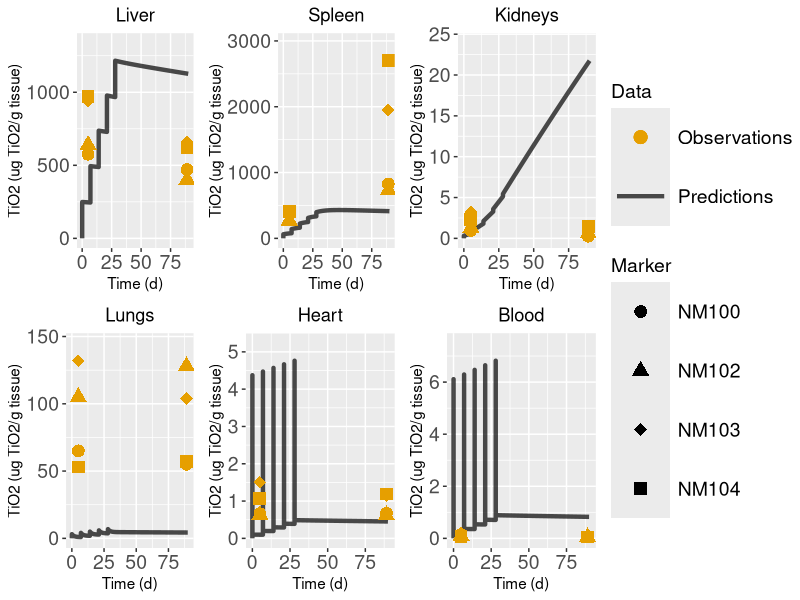

The R source for this figure: (Note: this script raises an error after producing the figure.)
library(deSolve)
setwd("/Users/vassilis/Documents/GitHub/PBK_Grouping/Validation")


#####################################
### Function to create Parameters ###
#####################################
create.params <- function(user_input){
  with( as.list(user_input),{
    ### Important!!! each compartment has a specific index vectors Tissue_fractions, Regional_flow_fractions, Capillary_fractions and cannot be changed
    # The index of each compartment:
    #Rest of Body (rob) --> 1
    #Heart (ht) --> 2
    #Kidneys (ki) --> 3
    #Brain (br) --> 4
    #Spleen (spl) --> 5
    #Lungs (lu) --> 6
    #Liver (li) --> 7
    #Uterus (ut) --> 8
    #Bone (bone) --> 9
    #Adipose (ad) --> 10
    #Skin (skin) --> 11
    #Muscles (mu) --> 12
    #Gastrointestinal track (GIT) --> 13
    
    
    comp_names <- list( "RoB"="RoB","Heart"="Heart", "Kidneys"="Kidneys", "Brain"= NA, "Spleen"="Spleen",
                        "Lungs"="Lungs", "Liver"="Liver", "Uterus"=NA, "Bone"="Bone", "Adipose"=NA, "Skin"=NA,
                        "Muscles"=NA, "GIT"="GIT") #used as input in function, compartments that are used in pbpk
    
    
    # List with names of all possible compartments
    all_comps <- list("RoB"="RoB","Heart"="Heart", "Kidneys"="Kidneys", "Brain"="Brain", "Spleen"="Spleen",
                      "Lungs"="Lungs", "Liver"="Liver", "Uterus"="Uterus", "Bone"="Bone", "Adipose"="Adipose", "Skin"="Skin", "Muscles"="Muscles",
                      "GIT"="GIT") # List with names of all possible compartments
    
    ### Density of tissues/organs
    d_tissue <- 1 #g/ml
    d_skeleton <- 1.92 #g/ml
    d_adipose <- 0.940 #g/ml
    
    Q_total <- (1.54*mass^0.75)*60 # Total Cardiac Output (ml/h)
    
    Total_Blood <- 0.06*mass+0.77 # Total blood volume (ml)
    
    fr_ad <- 0.0199*mass + 1.644 # w in g,  Brown et al.1997 p.420. This equation gives the  adipose % of body weight 
    
    
    # Physiological parameters units
    # V_blood, V_ven, V_art (ml): Volume of total blood, venous blood and arterial blood
    # w_i (g):                    mass of tissue or organ "i"
    # V_tis_i (ml):                volume of tissue or organ "i"
    # V_cap_i (ml):                volume of capillary blood in tissue "i"
    # Q_i, Q_total (ml/h):        regional blood flow of tissue or organ "i"
    
    fractions <- matrix(rep(NA, 4*13), ncol = 4)
    colnames(fractions) <- c("Tissue.weight.fraction.(%.of.BW)", "Regional.flow.fractions.(%.of.total.cardiac.output)",
                             "Capillary.fractions.(fraction.of.tissue.volume)", "Macrophage.fractions.(fraction.of.tissue.volume)" )
    fractions[,1] <- c(NA, 0.33, 0.730, 0.570, 0.200, 0.500, 3.660, 0.011, 10.000, NA, 19.030, 40.000, 2.700)
    fractions[,2] <- c(NA, 4.90, 14.10, 2.00, 1.22, 100.00, 17.40, 1.11, 12.20, 7.00, 5.80, 27.80, 14.00)
    fractions[,3] <- c(0.0400, 0.2600, 0.1600, 0.0300, 0.2200, 0.3600, 0.2100, 0.0770, 0.0400, 0.0055, 0.0200, 0.0143, 0.0500)
    fractions[,4] <- c(0.02, 0.02, 0.02, 0.04, 0.30, 0.04, 0.10, 0.02, 0.04, 0.04, 0.02, 0.02, NA)
    rownames(fractions) <- all_comps
    
    #Tissue weight fraction 
    Tissue_fractions <- fractions[,1]/100 # % of BW. Na values refers to the volume of the rest organs(RoB)
    Tissue_fractions[10] <- fr_ad/100
    #Regional blood flow fraction
    Regional_flow_fractions <- fractions[,2]/100 # % of total cardiac output
    #Capillary volume fractions (fractions of tissue volume)
    Capillary_fractions <- fractions[,3] # of tissue volume
    
    
    W_tis <- rep(0,length(comp_names))
    V_tis <- rep(0,length(comp_names))
    V_cap <- rep(0,length(comp_names))
    W_macro <- rep(0,length(comp_names))  #one more for blood compartment
    Q <- rep(0,length(comp_names))
    
    # The following values were calculated by dividing the %ID/ g tissue with the %ID w/o free 48 from Table 2 of Kreyling et al. (2017)
    # Thus, they represent the average mass, in grams, of the respective tissues in each time group.
    liver_expw <- mean(c(8.57, 8.92, 9.30, 8.61, 9.20))
    spleen_expw <- mean(c(0.93, 0.75, 0.97, 0.68, 0.71))
    kidneys_expw <- mean(c(2.27, 2.36, 2.44, 2.11, 2.26))
    lungs_expw <- mean(c(1.87, 1.60, 1.80, 1.48, 1.31))
    heart_expw <- mean(c(0.89, 1.00, 1.00, 1.00, 0.88))
    blood_expw <- mean(c(16.52, 17.45, 15.33, 18.50, 18.00))
    carcass_expw <- mean(c(206.00, 203.33, 184.00, 202.00, 203.75))
    skeleton_expw <- mean(c(26.15, 27.50, 25.56, 25.79, 25.26))
    soft_tissues <- mean(c(228.57, 253.85, 214.29, 225.93, 231.04))
    
    ### Calculation of tissue weights  
    W_tis[2] <- heart_expw
    W_tis[3] <- kidneys_expw
    W_tis[5] <- spleen_expw
    W_tis[6] <- lungs_expw
    W_tis[7] <- liver_expw
    W_tis[9] <- skeleton_expw
    W_tis[13] <- Tissue_fractions[13]*mass
    
    
    for (i in 1:length(comp_names)) {
      control <- comp_names[i]
      
      Regional_flow_fractions[i] <- ifelse(is.na(control), NA, Regional_flow_fractions[i])
      Capillary_fractions[i] <- ifelse(is.na(control), NA, Capillary_fractions[i])
      
      ###Calculation of tissue volumes
      
      if (i==9){
        V_tis[i] <- W_tis[i]/d_skeleton
      } else if(i==10){
        V_tis[i] <- W_tis[i]/d_adipose
      } else{
        V_tis[i] <- W_tis[i]/d_tissue 
      }
      
      ###Calculation of capillary volumes
      V_cap[i] <- V_tis[i]*Capillary_fractions[i]
      
      ###Calculation of regional blood flows
      Q[i] <- Q_total*Regional_flow_fractions[i]
    }
    
    
    ### Calculations for "Soft tissue" compartment
    W_tis[1] <- mass - sum(W_tis[2:length(W_tis)], na.rm = TRUE)-Total_Blood
    V_tis[1] <- W_tis[1]/d_adipose     
    Q[1] <- Q_total - sum(Q[2:length(Q)],na.rm = TRUE) + Q[6]
    V_cap[1] <- V_tis[1]*Capillary_fractions[1] #Total_Blood - Vven - Vart - sum(V_cap[2:length(V_cap)], na.rm = TRUE)
    
    parameters <- matrix(c(W_tis[],V_tis[],V_cap[],Q[],W_macro[]), ncol = 5)
    colnames(parameters) <- c("W_tis", "V_tis", "V_cap", "Q", "W_macro")
    rownames(parameters) <- all_comps
    
    Vven=0.64*Total_Blood
    Vart=0.15*Total_Blood
    Wm_ven=0.01*Vven
    Wm_art=0.01*Vart
    
    return(list(
      "Q_total"=Q_total, "V_blood"=Total_Blood, "V_ven"=Vven, "V_art"=Vart,
      
      "w_rob"=parameters[1,1], "w_ht"=parameters[2,1], "w_ki"=parameters[3,1], "w_spl"=parameters[5,1], "w_lu"=parameters[6,1], "w_li"=parameters[7,1], "w_bone"=parameters[9,1], "w_git"=parameters[13,1],
      
      "V_tis_rob"=parameters[1,2], "V_tis_ht"=parameters[2,2], "V_tis_ki"=parameters[3,2], "V_tis_spl"=parameters[5,2], "V_tis_lu"=parameters[6,2], "V_tis_li"=parameters[7,2], "V_tis_bone"=parameters[9,2], "V_tis_git"=parameters[13,2], 
      
      "V_cap_rob"=parameters[1,3], "V_cap_ht"=parameters[2,3], "V_cap_ki"=parameters[3,3], "V_cap_spl"=parameters[5,3], "V_cap_lu"=parameters[6,3], "V_cap_li"=parameters[7,3], "V_cap_bone"=parameters[9,3], "V_cap_git"=parameters[13,3],
      
      "Q_rob"=parameters[1,4], "Q_ht"=parameters[2,4], "Q_ki"=parameters[3,4], "Q_spl"=parameters[5,4], "Q_lu"=parameters[6,4], "Q_li"=parameters[7,4], "Q_bone"=parameters[9,4], "Q_git"=parameters[13,4],
      "dose" = dose, "administration" = administration_time
      
    ))
  })
}


#===============================================
#2. Function to create initial values for ODEs 
#===============================================

create.inits <- function(parameters){
  with( as.list(parameters),{
    M_ht<-0; M_lu<-0; M_li<-0; M_spl<-0; M_ki<-0; M_git<-0; M_bone<-0; M_rob<-0;
    
    M_cap_ht<-0; M_cap_lu<-0; M_cap_li<-0; M_cap_spl<-0; M_cap_ki<-0; M_cap_git<-0; M_cap_bone<-0; M_cap_rob<-0;
    
    M_lumen <- 0;
    M_ven<-0; M_art<-0
    M_feces<-0; M_urine<-0 
    
    return(c("M_ht" = M_ht, "M_lu" = M_lu, 
             "M_li" = M_li, "M_spl" = M_spl, 
             "M_ki" = M_ki, "M_git" = M_git, 
             "M_bone" = M_bone,"M_rob"=M_rob,
             
             "M_cap_ht" = M_cap_ht, "M_cap_lu" = M_cap_lu, 
             "M_cap_li" = M_cap_li, "M_cap_spl" = M_cap_spl, 
             "M_cap_ki" = M_cap_ki, "M_cap_git" = M_cap_git, 
             "M_cap_bone" = M_cap_bone,"M_cap_rob"=M_cap_rob,
             
             "M_lumen" = M_lumen,
             "M_ven" = M_ven, "M_art" = M_art, "M_feces" = M_feces, "M_urine" = M_urine))
    
  })
}

#==============
#3.Function for creating events #
#==============
create.events<- function(parameters){
  with( as.list(parameters),{
    
    ldose <- length(dose)
    ltimes <- length(administration)
    
    addition <- dose
    if (ltimes == ldose){
      events <- list(data = rbind(data.frame(var = "M_ven",  time = administration, 
                                             value = addition, method = c("add")) ))
    }else{
      stop("The times when the drug is injected should be equal in number to the doses")
    }
    
    
    return(events)
  }) 
}

###################
# 4.Custom function 
###################

custom.func <- function(){
  return()
}


#==============
#5. ODEs System
#==============
ode.func <- function(time, Initial.values, Parameters, custom.func){
  with( as.list(c(Initial.values, Parameters)),{
    
    position <- c(1,2,3,4,3,1,5,1,6,7,6,8,7,6,9,10)
    fit_pars <-exp(c(-0.133735, 2.122784, 7.684528, 6.6723, 1.761389, -2.18345, 
                     -9.489032, -2.726946, -6.120888, -8.849567, -2.124971, -9.946329)) 
    
    P_ht <- fit_pars[position[1]]
    P_lu <- fit_pars[position[2]]
    P_li <- fit_pars[position[3]]
    P_spl <- fit_pars[position[4]]
    P_ki <- fit_pars[position[5]]
    P_git <- fit_pars[position[6]]
    P_bone <- fit_pars[position[7]]
    P_rob <- fit_pars[position[8]]
    
    x_ht <- fit_pars[position[9]]
    x_lu <- fit_pars[position[10]]
    x_li <- fit_pars[position[11]]
    x_spl <- fit_pars[position[12]]
    x_ki <- fit_pars[position[13]]
    x_git <- fit_pars[position[14]]
    x_bone <- fit_pars[position[15]]
    x_rob <- fit_pars[position[16]]
    
    CLE_f <- fit_pars[length(fit_pars)-1]
    CLE_h <- fit_pars[length(fit_pars)]
    CLE_u <- 0
    
    
    # Concentrations (micro grams of NPs)/(g tissue)
    C_ht <- M_ht/w_ht
    C_cap_ht <- M_cap_ht/V_cap_ht
    C_lu <- M_lu/w_lu
    C_cap_lu <- M_cap_lu/V_cap_lu
    C_li <- M_li/w_li
    C_cap_li <- M_cap_li/V_cap_li
    C_spl <- M_spl/w_spl
    C_cap_spl <- M_cap_spl/V_cap_spl
    C_ki <- M_ki/w_ki
    C_cap_ki <- M_cap_ki/V_cap_ki
    C_git <- M_git/w_git
    C_cap_git <- M_cap_git/V_cap_git
    C_bone <- M_bone/w_bone
    C_cap_bone <- M_cap_bone/V_cap_bone
    C_rob <- M_rob/w_rob
    C_cap_rob <- M_cap_rob/V_cap_rob
    
    C_ven <- M_ven/V_ven
    C_art <- M_art/V_art
    
    # Heart
    dM_cap_ht <- Q_ht*(C_art - C_cap_ht) - x_ht*Q_ht*(C_cap_ht - C_ht/P_ht)
    dM_ht <- x_ht*Q_ht*(C_cap_ht - C_ht/P_ht) 
    
    # Lungs
    dM_cap_lu <- Q_total*(C_ven - C_cap_lu) - x_lu*Q_total*(C_cap_lu - C_lu/P_lu)
    dM_lu <-  x_lu*Q_total*(C_cap_lu - C_lu/P_lu)
    
    # Liver 
    dM_cap_li <- Q_li*(C_art - C_cap_li) + Q_spl*(C_cap_spl - C_cap_li) + Q_git*(C_cap_git - C_cap_li) -
      x_li*(Q_li+Q_git+Q_spl)*(C_cap_li - C_li/P_li)
    dM_li <- x_li*(Q_li+Q_git+Q_spl)*(C_cap_li - C_li/P_li) - CLE_h*M_li
    
    # Spleen
    dM_cap_spl <- Q_spl*(C_art - C_cap_spl) - x_spl*Q_spl*(C_cap_spl - C_spl/P_spl)
    dM_spl <- x_spl*Q_spl*(C_cap_spl - C_spl/P_spl) 
    
    # Kidneys
    dM_cap_ki <- Q_ki*(C_art - C_cap_ki) - x_ki*Q_ki*(C_cap_ki - C_ki/P_ki)- CLE_u*M_cap_ki
    dM_ki <- x_ki*Q_ki*(C_cap_ki - C_ki/P_ki) 
    
    # GIT - Gastrointestinal Track
    dM_cap_git <- Q_git*(C_art - C_cap_git) - x_git*Q_git*(C_cap_git - C_git/P_git)
    dM_git <- x_git*Q_git*(C_cap_git - C_git/P_git) 
    dM_lumen <- CLE_h*M_li - CLE_f *M_lumen 
    
    # Bone
    dM_cap_bone <- Q_bone*(C_art - C_cap_bone) - x_bone*Q_bone*(C_cap_bone - C_bone/P_bone)
    dM_bone <- x_bone*Q_bone*(C_cap_bone - C_bone/P_bone) 
    
    
    # RoB - Rest of Body
    dM_cap_rob <- Q_rob*(C_art - C_cap_rob) - x_rob*Q_rob*(C_cap_rob - C_rob/P_rob)
    dM_rob <- x_rob*Q_rob*(C_cap_rob - C_rob/P_rob) 
    
    # Urine
    dM_urine <- CLE_u*M_cap_ki
    
    # Feces
    dM_feces <- CLE_f*M_lumen
    
    # Venous Blood
    dM_ven <- Q_ht*C_cap_ht + (Q_li + Q_spl+Q_git)*C_cap_li + Q_ki*C_cap_ki +
      Q_bone*C_cap_bone + Q_rob*C_cap_rob - Q_total*C_ven
    
    # Arterial Blood
    dM_art <-  Q_total*C_cap_lu - Q_total*C_art
    
    Blood_total <- M_ven + M_art + M_cap_ht + M_cap_lu +M_cap_li+M_cap_spl+
      M_cap_ki+ M_cap_git+M_cap_bone+M_cap_rob
    Blood <- Blood_total/(V_blood)
    
    C_git_total <- (M_git+M_lumen)/w_git
    
    list(c("dM_ht" = dM_ht, "dM_lu" = dM_lu, 
           "dM_li" = dM_li, "dM_spl" = dM_spl, 
           "dM_ki" = dM_ki, "dM_git" = dM_git, 
           "dM_bone" = dM_bone,"dM_rob"=dM_rob,
           
           "dM_cap_ht" = dM_cap_ht, "dM_cap_lu" = dM_cap_lu, 
           "dM_cap_li" = dM_cap_li, "dM_cap_spl" = dM_cap_spl, 
           "dM_cap_ki" = dM_cap_ki, "dM_cap_git" = dM_cap_git, 
           "dM_cap_bone" = dM_cap_bone,"dM_cap_rob"=dM_cap_rob,
           
           "dM_lumen" = dM_lumen,
           "dM_ven" = dM_ven, "dM_art" = dM_art, "dM_feces" = dM_feces, "dM_urine" = dM_urine),
         
         "Heart" = M_ht+M_cap_ht, "Lungs" = M_lu + M_cap_lu, "Liver" = M_li + M_cap_li,
         "Spleen" = M_spl + M_cap_spl, "Kidneys" = M_ki + M_cap_ki,
         "Git" = M_git+M_lumen + M_cap_git, "Bone" = M_bone + M_cap_bone,
         "RoB" = M_rob + M_cap_rob, "Blood" = M_ven + M_art,
         
         
         "C_Blood"=Blood,
         "C_Heart"=C_ht, "C_Lungs"=C_lu, "C_Liver"=C_li, "C_Spleen"=C_spl,
         "C_Kidneys"=C_ki, "C_Git"=C_git_total, "C_Bone"=C_bone, "C_RoB"=C_rob,
         "Feces"=M_feces, "Urine"=M_urine)
  })
}

##############################
### Load experimental data ###
##############################

# Load the mean values 
# The units of the values are ug Ti per g of tissue
NM100_single <- openxlsx::read.xlsx("Data/Garaets_data/Female_NM100.xlsx", sheet=1,  colNames = T, rowNames = F)
NM100_repeated <- openxlsx::read.xlsx("Data/Garaets_data/Female_NM100.xlsx", sheet=2,  colNames = T, rowNames = F)

NM102_single <- openxlsx::read.xlsx("Data/Garaets_data/Female_NM102.xlsx", sheet=1,  colNames = T, rowNames = F)
NM102_repeated <- openxlsx::read.xlsx("Data/Garaets_data/Female_NM102.xlsx", sheet=2,  colNames = T, rowNames = F)

NM103_single <- openxlsx::read.xlsx("Data/Garaets_data/Female_NM103.xlsx", sheet=1,  colNames = T, rowNames = F)
NM103_repeated <- openxlsx::read.xlsx("Data/Garaets_data/Female_NM103.xlsx", sheet=2,  colNames = T, rowNames = F)

NM104_single <- openxlsx::read.xlsx("Data/Garaets_data/Female_NM104.xlsx", sheet=1,  colNames = T, rowNames = F)
NM104_repeated <- openxlsx::read.xlsx("Data/Garaets_data/Female_NM104.xlsx", sheet=2,  colNames = T, rowNames = F)

data_list <- list("NM100_single"=NM100_single, "NM100_repeated"=NM100_repeated,
                   "NM102_single"=NM102_single, "NM102_repeated"=NM102_repeated,
                   "NM103_single"=NM103_single, "NM103_repeated"=NM103_repeated,
                   "NM104_single"=NM104_single, "NM104_repeated"=NM104_repeated)



Body_mass <- 174 # g
Dose_per_rat <- 2.3*1000 #ug/rat

####################
### User's INPUT ###
####################
mass <- Body_mass # g  

# Single dose experiments
dose <- Dose_per_rat # ug TiO2
administration_time = 0
user_input <-list("dose" = dose, "mass" = mass, "administration_time" = administration_time)
params<-create.params(user_input)
inits <- create.inits(params)
events_single <- create.events(params)
sample_time_single <- seq(0, 90*24, 0.5)

solution_single <- data.frame(ode(times = sample_time_single,  func = ode.func, y = inits, parms = params, 
                           custom.func = custom.func, method="lsodes",  events = events_single))
predictions_single <- solution_single[,c('time', 'C_Liver', 'C_Spleen', 'C_Kidneys', "C_Lungs", "C_Heart", "C_Blood")]
names(predictions_single)[2:7] <- c("Liver", "Spleen", "Kidneys", "Lungs", "Heart", "Blood")

# Repeated dose experiment
dose <- rep(Dose_per_rat, 5) # ug TiO2
administration_time = seq(0,4)*7*24
user_input <-list("dose" = dose, "mass" = mass, "administration_time" = administration_time)
params<-create.params(user_input)
inits <- create.inits(params)
events_repeated <- create.events(params)
sample_time_repeated <- seq(0, 90*24, 0.5)

solution_repeated <- data.frame(ode(times = sample_time_repeated,  func = ode.func, y = inits, parms = params, 
                           custom.func = custom.func, method="lsodes",  events = events_repeated))

predictions_repeated <- solution_repeated[,c('time', 'C_Liver', 'C_Spleen', 'C_Kidneys', "C_Lungs", "C_Heart", "C_Blood")]
names(predictions_repeated)[2:7] <- c("Liver", "Spleen", "Kidneys", "Lungs", "Heart", "Blood")

predictions_list <- list("predictions_single"=predictions_single,
                         "predictions_repeated"=predictions_repeated)

library(ggplot2)

# Defining the linetype and colour of each curve
cls <-  c("Predictions" = "#000000", "Observations" = "#E69F00")
shapes <- c("NM100" = 16, "NM102" = 17, "NM103" = 18, "NM104"=15)  # You can choose different shapes for each layer

create.plots <- function(exp_data_list, predictions, compartment, y_max =NULL){  
  if(is.null(y_max)){
    y_max = max(c(max(exp_data_list[[1]][compartment]),
                  max(exp_data_list[[2]][compartment]),
                  max(exp_data_list[[3]][compartment]), 
                  max(exp_data_list[[4]][compartment]), 
                  max(predictions[compartment])))
  }
  
  test_plot = ggplot()+
    geom_line(data=predictions, aes(x= time/24, y= !!as.name(compartment), color = "Predictions"), size=1.5,alpha = 0.7) +
    geom_point(data=exp_data_list[[1]], aes(x=Time, y= !!as.name(compartment), color='Observations', shape = 'NM100'), size=4)+
    geom_point(data=exp_data_list[[2]], aes(x=Time, y= !!as.name(compartment), color='Observations', shape = 'NM102'), size=4)+
    geom_point(data=exp_data_list[[3]], aes(x=Time, y= !!as.name(compartment), color='Observations', shape = 'NM103'), size=4)+
    geom_point(data=exp_data_list[[4]], aes(x=Time, y= !!as.name(compartment), color='Observations', shape = 'NM104'), size=4)+
    #scale_y_continuous(trans='log10')+
    ylim(0, 1.1*y_max)+
    labs(title = compartment, 
         y = "TiO2 (ug TiO2/g tissue)",
         x = "Time (d)")+
    theme(plot.title = element_text(hjust = 0.5))+
    scale_color_manual("Data", values=cls)+
    scale_shape_manual("Marker", values = shapes) +
    theme(legend.key.size = unit(1.5, 'cm'),  
          legend.title = element_text(size=14),
          legend.text = element_text(size=14),
          axis.text = element_text(size = 14))
  
  #print(test_plot)
  
}

# Plots for Single dose
plot_compartment <- c("Liver", "Spleen", "Kidneys", "Lungs", "Heart", "Blood")
single_dose_data <- data_list[c(1,3,5,7)]
p1 <-  create.plots(single_dose_data, predictions_list$predictions_single, plot_compartment[1])
p2 <-  create.plots(single_dose_data, predictions_list$predictions_single, plot_compartment[2])
p3 <-  create.plots(single_dose_data, predictions_list$predictions_single, plot_compartment[3])
p4 <-  create.plots(single_dose_data, predictions_list$predictions_single, plot_compartment[4])
p5 <-  create.plots(single_dose_data, predictions_list$predictions_single, plot_compartment[5], y_max=1)
p6 <-  create.plots(single_dose_data, predictions_list$predictions_single, plot_compartment[6], y_max=0.5)

single_dose_plot <- ggpubr::ggarrange(p1, p2, p3, p4, p5, p6, 
                                      ncol=3, nrow=2, 
                                      common.legend = TRUE, legend="right")

# Plots for Repeated dose
plot_compartment <- c("Liver", "Spleen", "Kidneys", "Lungs", "Heart", "Blood")
repeated_dose_data <- data_list[c(2,4,6,8)]
p7 <-  create.plots(repeated_dose_data, predictions_list$predictions_repeated, plot_compartment[1])
p8 <-  create.plots(repeated_dose_data, predictions_list$predictions_repeated, plot_compartment[2])
p9 <-  create.plots(repeated_dose_data, predictions_list$predictions_repeated, plot_compartment[3])
p10 <-  create.plots(repeated_dose_data, predictions_list$predictions_repeated, plot_compartment[4])
p11 <-  create.plots(repeated_dose_data, predictions_list$predictions_repeated, plot_compartment[5])
p12 <-  create.plots(repeated_dose_data, predictions_list$predictions_repeated, plot_compartment[6])

repeated_dose_plot <- ggpubr::ggarrange(p7, p8, p9, p10, p11, p12, 
                                      ncol=3, nrow=2, 
                                      common.legend = TRUE, legend="right")
print(repeated_dose_plot)


# Keep the data for the x-y plot
results_df <- data.frame(matrix(NA, ncol = 9))
colnames(results_df) <- c("Study", "NM Type", "Anatase %", "Rutile %", "Dose", "Injections", "Tissue", "Observed", "Predicted")
Study_name <- c("Garaets et al. (2014)")
# loop over tissues

for (i in 1:length(single_dose_data)) {
  mean_values <- single_dose_data[[i]]
  mean_values[,1] <- mean_values[,1]*24 
  predictions <- predictions_single
  NM_type <- c("NM-100", "NM-102", "NM-103", "NM-104")
  NM_sizes <- c(210, 10, 20, 20, 20)
  anatase <- c(100,100,100,0,0)
  rutile <- 100 - anatase
  for (j in 2:dim(mean_values)[2]) {
    
    added_data <- cbind.data.frame(Study_name , NM_sizes[i], anatase[i], rutile[i], Dose_per_rat, 1 , colnames(mean_values)[j] ,mean_values[,j], predictions[which(predictions$time %in% mean_values$Time), 
                                                                                                       colnames(mean_values)[j]])
    colnames(added_data) <- c("Study", "NM Type", "Anatase %", "Rutile %", "Dose", "Injections", "Tissue", "Observed", "Predicted")
    
    results_df <- rbind(results_df, added_data)
    
  }
}

# Add the data about the repeated dose experiment
for (i in 1:length(repeated_dose_data)) {
  mean_values <- repeated_dose_data[[i]]
  mean_values[,1] <- mean_values[,1]*24 
  predictions <- predictions_repeated
  NM_type <- c("NM-100", "NM-102", "NM-103", "NM-104")
  NM_sizes <- c(210, 10, 20, 20, 20)
  anatase <- c(100,100,100,0,0)  
  for (j in 2:dim(mean_values)[2]) {
    
    added_data <- cbind.data.frame(Study_name , NM_sizes[i], anatase[i], rutile[i], Dose_per_rat*5, 5 , colnames(mean_values)[j] ,mean_values[,j], predictions[which(predictions$time %in% mean_values$Time), 
                                                                                                                                     colnames(mean_values)[j]])
    colnames(added_data) <- c("Study", "NM Type", "Anatase %", "Rutile %", "Dose", "Injections", "Tissue", "Observed", "Predicted")
    
    results_df <- rbind(results_df, added_data)
    
  }
}

results_df <- results_df[-1,]

write.csv(results_df,
          "/Users/vassilis/Documents/GitHub/PBK_Grouping/Validation/Validation_results_data/Garaets_results.csv",
          row.names =F)
